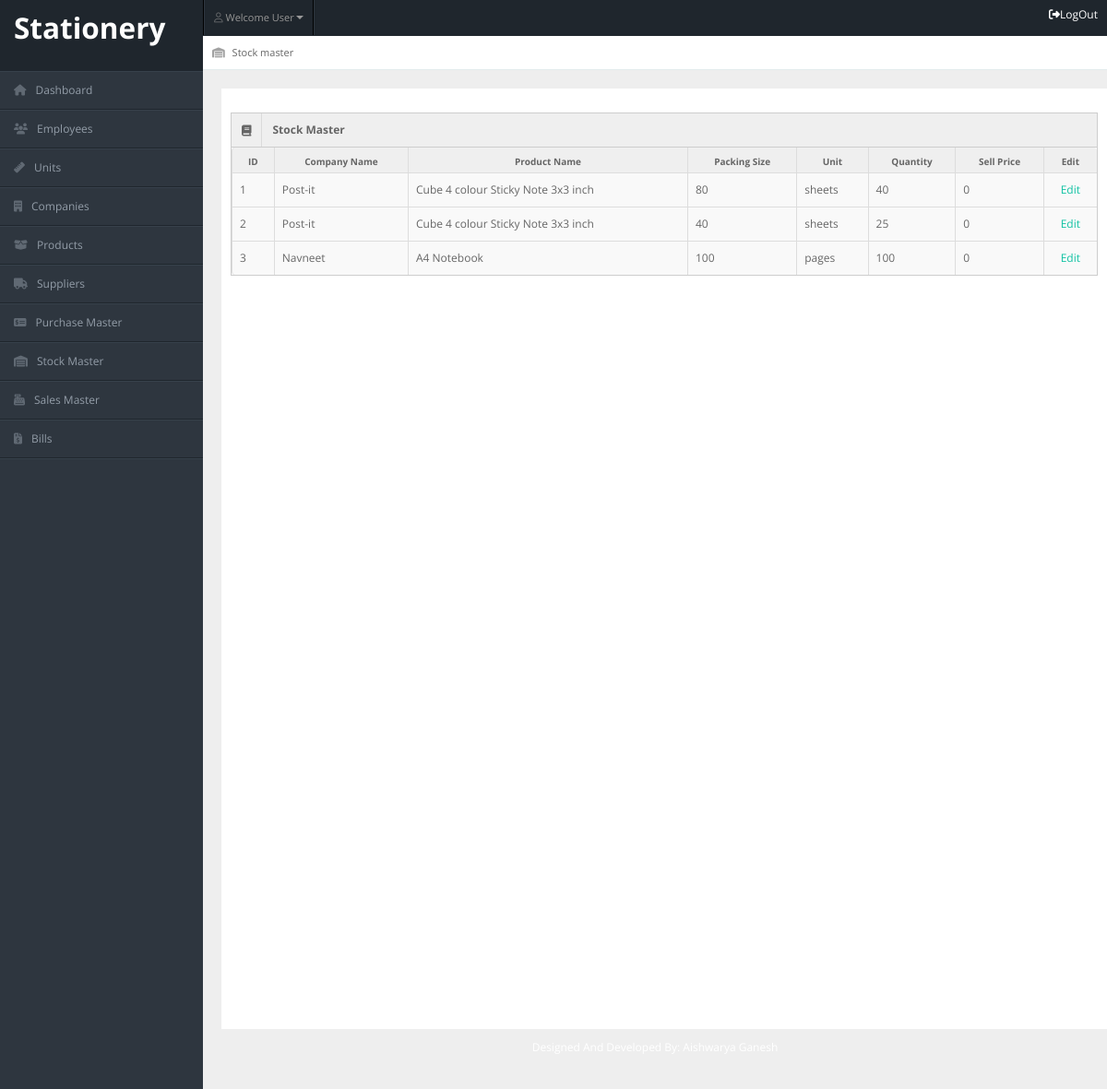
The app's page /Stationery_IMS/admin/stock_master.php, older data.
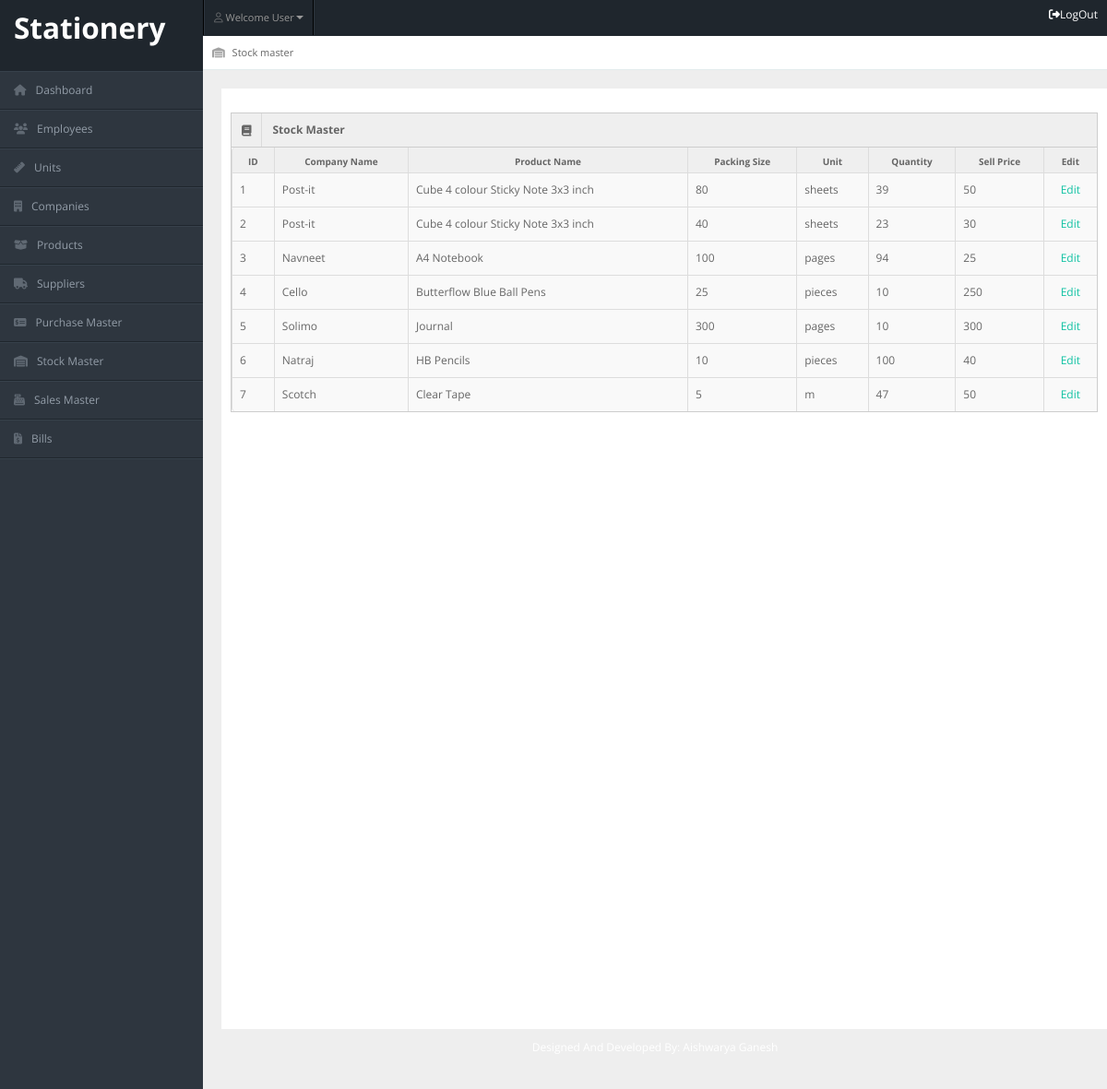
The same page, newer data.
### tables this page shows
CREATE TABLE `stock_master` (
  `id` int(5) NOT NULL,
  `company_name` varchar(100) NOT NULL,
  `product_name` varchar(100) NOT NULL,
  `product_unit` varchar(50) NOT NULL,
  `prod_pack_size` varchar(20) NOT NULL,
  `prod_qty` int(10) NOT NULL,
  `prod_sell_price` decimal(10,0) NOT NULL
);

### Stationery_IMS/admin/stock_master.php (the view)
<?php
include "header.php";
include "../employee/connection.php";
 ?>
<div id="content">
    <div id="content-header">
        <div id="breadcrumb"><a href="#" title="Current page" class="tip-bottom"><i class="fas fa-warehouse"></i>
          Stock master</a></div>
    </div>
    <div class="container-fluid">
        <div class="row-fluid" style="background-color: white; min-height: 1000px; padding:10px;">
          <div class="span12">
            <div class="widget-box">
              <div class="widget-title"> <span class="icon"><i class="fas fa-book"></i></span>
                <h5>Stock Master</h5>
              </div>
            <div class="widget-content nopadding">
              <table class="table table-bordered table-striped">
                <thead>
                  <tr>
                    <th>ID</th>
                    <th>Company Name</th>
                    <th>Product Name</th>
                    <th>Packing Size</th>
                    <th>Unit</th>
                    <th>Quantity</th>
                    <th>Sell Price</th>
                    <th>Edit</th>
                  </tr>
                </thead>
                <tbody>
                  <?php
                  $res = mysqli_query($link,"select * from stock_master");
                  while($row=mysqli_fetch_array($res))
                  {
                      ?>
                      <tr>
                        <td><?php echo $row["id"] ?></td>
                        <td><?php echo $row["company_name"] ?></td>
                        <td><?php echo $row["product_name"] ?></td>
                        <td><?php echo $row["prod_pack_size"] ?></td>
                        <td><?php echo $row["product_unit"] ?></td>
                        <td><?php echo $row["prod_qty"] ?></td>
                        <td><?php echo $row["prod_sell_price"] ?></td>
                        <td><center><a href="edit_stock.php?id=<?php echo $row["id"]; ?>" style="color:#11C2A3"> Edit </a></center></td>
                      </tr>
                      <?php
                  }
                   ?>
                </tbody>
              </table>
            </div>
          </div>
        </div>
    </div>
</div>
<?php
include "footer.php";
 ?>

Row changes from the older to the newer data that the page shows:
changed stock_master id 1: prod_qty "40" → "39"; prod_sell_price "0" → "50"
changed stock_master id 2: prod_qty "25" → "23"; prod_sell_price "0" → "30"
changed stock_master "Navneet": prod_qty "100" → "94"; prod_sell_price "0" → "25"
added stock_master: id "4", company_name "Cello", product_name "Butterflow Blue Ball Pens", prod_pack_size "25", product_unit "pieces", prod_qty "10", prod_sell_price "250"
added stock_master: id "5", company_name "Solimo", product_name "Journal", prod_pack_size "300", product_unit "pages", prod_qty "10", prod_sell_price "300"
added stock_master: id "6", company_name "Natraj", product_name "HB Pencils", prod_pack_size "10", product_unit "pieces", prod_qty "100", prod_sell_price "40"
added stock_master: id "7", company_name "Scotch", product_name "Clear Tape", prod_pack_size "5", product_unit "m", prod_qty "47", prod_sell_price "50"
